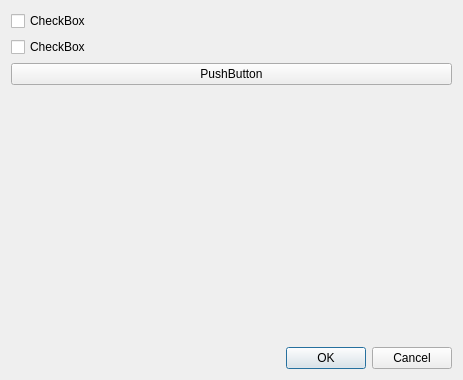
<?xml version="1.0" encoding="UTF-8"?>
<ui version="4.0">
 <class>NeroManagerPreferences</class>
 <widget class="QDialog" name="NeroManagerPreferences">
  <property name="geometry">
   <rect>
    <x>0</x>
    <y>0</y>
    <width>463</width>
    <height>380</height>
   </rect>
  </property>
  <property name="windowTitle">
   <string>Dialog</string>
  </property>
  <layout class="QVBoxLayout" name="verticalLayout" stretch="0,0,0,0,0">
   <item>
    <widget class="QCheckBox" name="checkBox">
     <property name="text">
      <string>CheckBox</string>
     </property>
    </widget>
   </item>
   <item>
    <widget class="QCheckBox" name="checkBox_2">
     <property name="text">
      <string>CheckBox</string>
     </property>
    </widget>
   </item>
   <item>
    <widget class="QPushButton" name="pushButton">
     <property name="text">
      <string>PushButton</string>
     </property>
    </widget>
   </item>
   <item>
    <spacer name="verticalSpacer">
     <property name="orientation">
      <enum>Qt::Orientation::Vertical</enum>
     </property>
     <property name="sizeHint" stdset="0">
      <size>
       <width>20</width>
       <height>40</height>
      </size>
     </property>
    </spacer>
   </item>
   <item>
    <widget class="QDialogButtonBox" name="buttonBox">
     <property name="orientation">
      <enum>Qt::Orientation::Horizontal</enum>
     </property>
     <property name="standardButtons">
      <set>QDialogButtonBox::StandardButton::Cancel|QDialogButtonBox::StandardButton::Ok</set>
     </property>
    </widget>
   </item>
  </layout>
 </widget>
 <resources/>
 <connections>
  <connection>
   <sender>buttonBox</sender>
   <signal>accepted()</signal>
   <receiver>NeroManagerPreferences</receiver>
   <slot>accept()</slot>
   <hints>
    <hint type="sourcelabel">
     <x>248</x>
     <y>254</y>
    </hint>
    <hint type="destinationlabel">
     <x>157</x>
     <y>274</y>
    </hint>
   </hints>
  </connection>
  <connection>
   <sender>buttonBox</sender>
   <signal>rejected()</signal>
   <receiver>NeroManagerPreferences</receiver>
   <slot>reject()</slot>
   <hints>
    <hint type="sourcelabel">
     <x>316</x>
     <y>260</y>
    </hint>
    <hint type="destinationlabel">
     <x>286</x>
     <y>274</y>
    </hint>
   </hints>
  </connection>
 </connections>
</ui>
